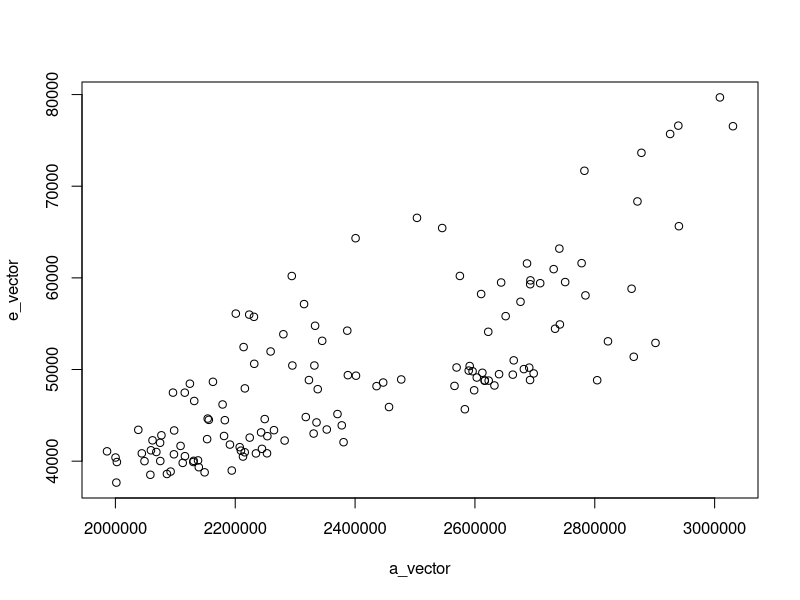
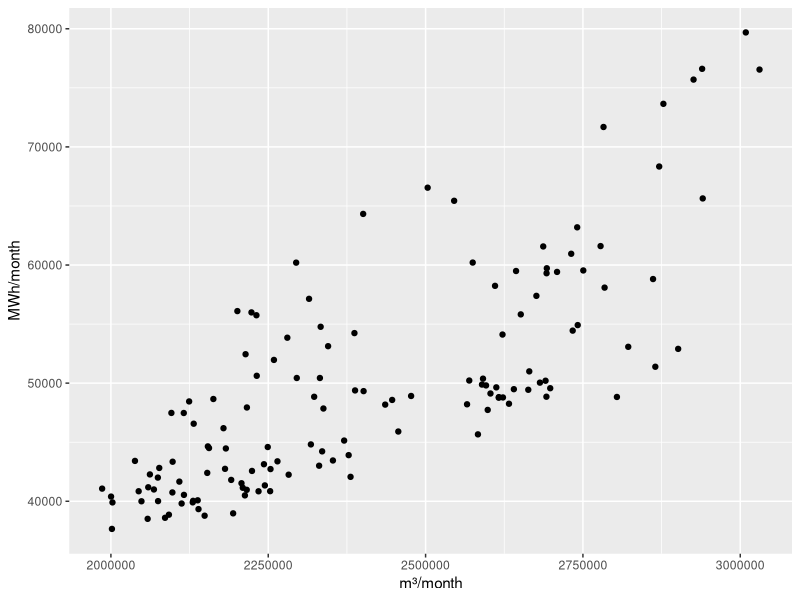
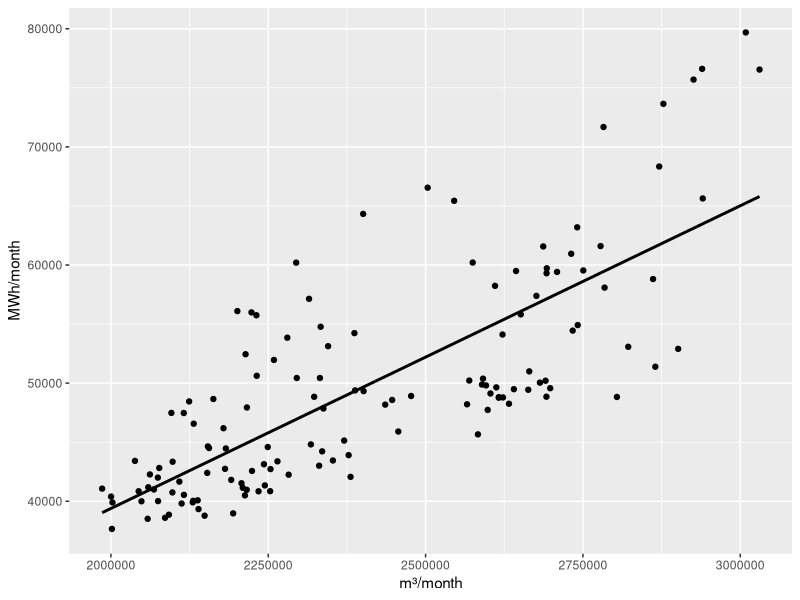
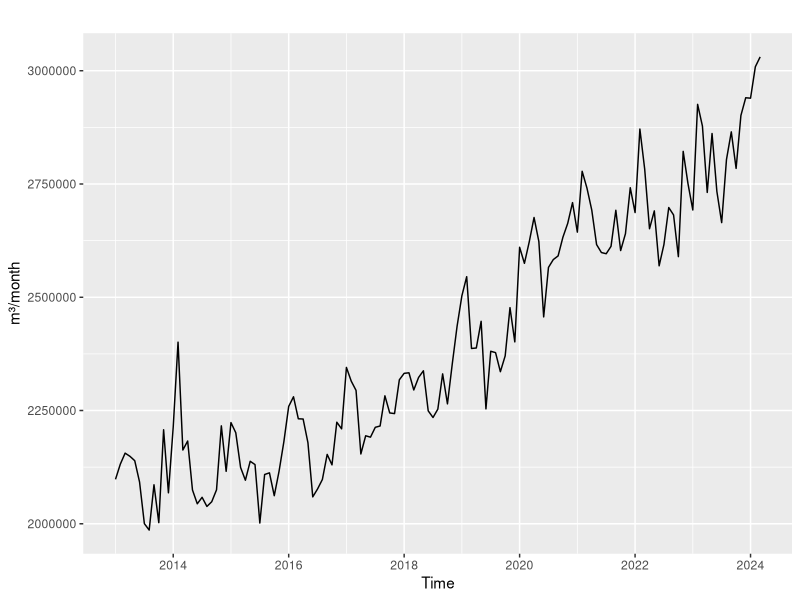
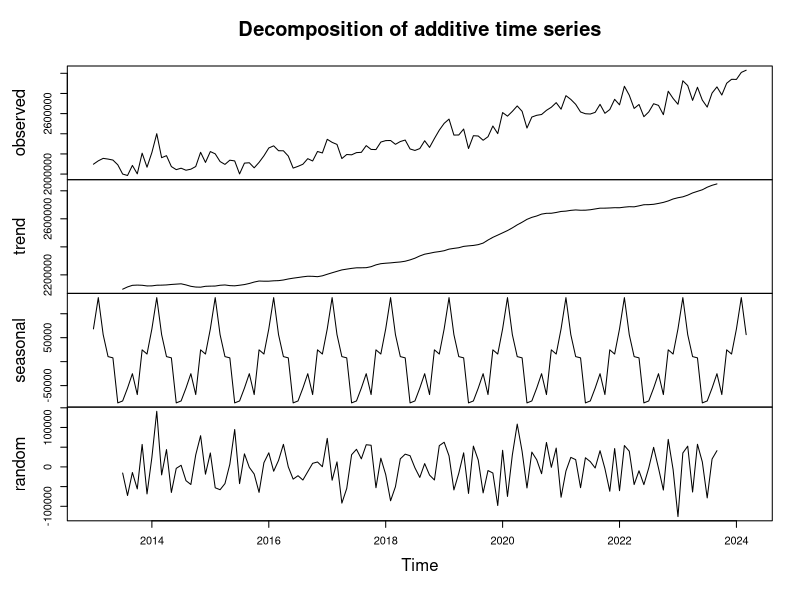
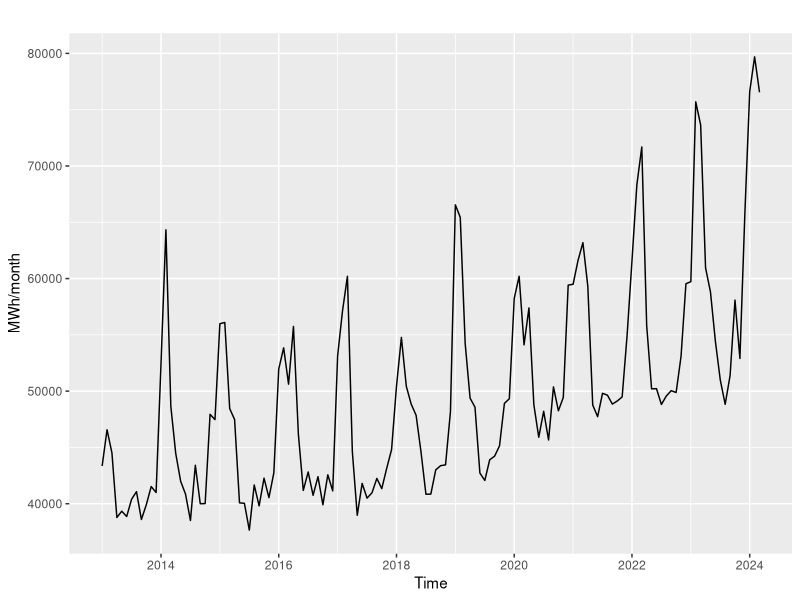
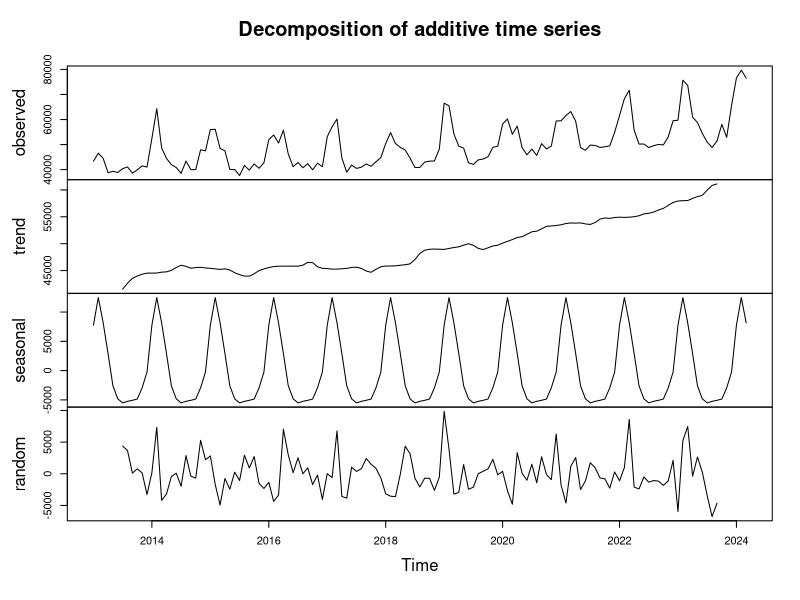
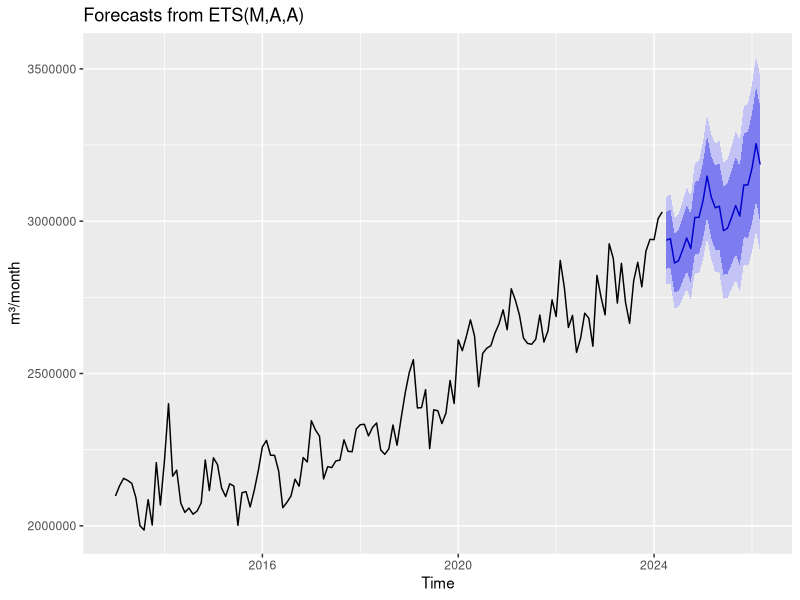

The R source for these figures, in order: (Note: this script raises an error after producing the figures.)
#Graphs and metrics: 
#Correlation and time series of residential water and electricity consumption in Joinville with ETS

library(readxl)
library(ggplot2)
library(forecast)
library(MLmetrics)

tab_cor <- read_excel("correlation_table_joinville.xlsx")

a_vector <- tab_cor$`m³/month`
e_vector <- tab_cor$`MWh/month`

plot(a_vector, e_vector)

lin_model_cor <- lm(e_vector ~ a_vector, data = tab_cor)

summary(lin_model_cor)
coef(lin_model_cor)

cor.test(a_vector, e_vector) #correlation between water and electricity consumption
resultado <- cor.test(a_vector, e_vector)
resultado$p.value

ggplot(data = tab_cor, aes(x = a_vector, y = e_vector)) +
  geom_point(color='black') +
  xlab("m³/month") + 
  ylab("MWh/month")

ggplot(data = tab_cor, aes(x = a_vector, y = e_vector)) +
  geom_point(color='black') +
  geom_smooth(method = "lm", se = FALSE, color = "black") + 
  xlab("m³/month") + 
  ylab("MWh/month")

summary(a_vector)
sd(a_vector)

summary(e_vector)
sd(e_vector)

water_day <- tab_cor$`liter/inhabitant/day`
summary(water_day)

energy_day <- tab_cor$`kWh/inhabitant/day`
summary(energy_day)

cor.test(water_day,energy_day)
resultado <- cor.test(water_day,energy_day)
resultado$p.value
lin_cor <- lm(energy_day ~ water_day, data = tab_cor)
summary(lin_cor)
coef(lin_cor)
#---------------------------------------------------------  
#time series analysis of consumption by month
  
water_ts <- ts(a_vector, start=c(2013, 1), end=c(2024, 3), frequency=12)
autoplot(water_ts, ylab = "m³/month")
plot(decompose(water_ts))

energy_ts <- ts(e_vector, start=c(2013, 1), end=c(2024, 3), frequency=12)
autoplot(energy_ts, ylab = "MWh/month")
plot(decompose(energy_ts))

#applying the ets model to monthly water consumption

fit <- ets(water_ts)

autoplot(forecast(fit),ylab = "m³/month")
accuracy(fit)
ts(fit)

res <- fit$residuals
plot(res)
ggAcf(res, main = "Residual series") +
  ylab("m³/month") + xlab("Time")

plot(a_vector, fit$fitted)
cor(a_vector, fit$fitted)
R2_Score(fit$fitted, a_vector)

#applying the ets model to monthly electricity consumption

fit2 <- ets(energy_ts)

autoplot(forecast(fit2),ylab = "MWh/month")

accuracy(fit2)
ts(fit2)

res2 <- fit2$residuals
plot(res2)
ggAcf(res2, main = "Residual series") +
  ylab("MWh/month") + xlab("Time")

plot(e_vector, fit2$fitted)
cor(e_vector, fit2$fitted)
R2_Score(fit2$fitted, e_vector)

#---------------------------------------------------------  
#time series analysis of consumption per day

water_day_ts <- ts(water_day, start=c(2013, 1), end=c(2024, 3), frequency=12)
autoplot(water_day_ts, ylab = "liter/inhabitant/day")

energy_day_ts <- ts(energy_day, start=c(2013, 1), end=c(2024, 3), frequency=12)
autoplot(energy_day_ts, ylab = "kWh/inhabitant/day")

#application of the ets model to water consumption per day

fit3 <- ets(water_day_ts)
autoplot(forecast(fit3), ylab = "liter/inhabitant/day")

accuracy(fit3)
ts(fit3)

res3 <- fit3$residuals
plot(res3)
ggAcf(res3, main = "Residual series") +
  ylab("liter/inhabitant/day") + xlab("Time")

plot(water_day, fit3$fitted)
cor(water_day, fit3$fitted)
R2_Score(fit3$fitted,water_day)

#application of the ets model to energy consumption per day 

fit4 <- ets(energy_day_ts)
autoplot(forecast(fit4), ylab = "kWh/inhabitant/day")

accuracy(fit4)
ts(fit4)

res4 <- fit4$residuals
plot(res4)
ggAcf(res4, main = "Residual series") +
  ylab("kWh/inhabitant/day") + xlab("Time")

plot(energy_day, fit4$fitted)
cor(energy_day, fit4$fitted)
R2_Score(fit4$fitted,energy_day)
